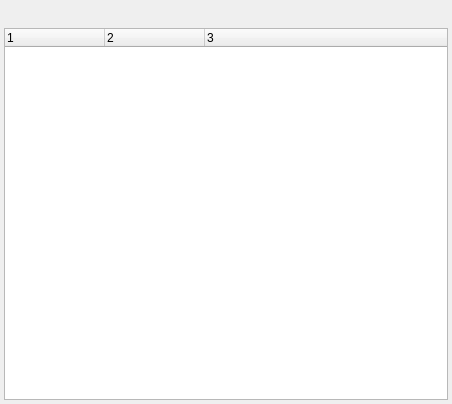
<?xml version="1.0" encoding="UTF-8"?>
<ui version="4.0">
 <class>GuiShareLocalWidget</class>
 <widget class="QWidget" name="GuiShareLocalWidget">
  <property name="geometry">
   <rect>
    <x>0</x>
    <y>0</y>
    <width>452</width>
    <height>404</height>
   </rect>
  </property>
  <property name="windowTitle">
   <string>Form</string>
  </property>
  <layout class="QGridLayout" name="gridLayout">
   <property name="leftMargin">
    <number>4</number>
   </property>
   <property name="topMargin">
    <number>4</number>
   </property>
   <property name="rightMargin">
    <number>4</number>
   </property>
   <property name="bottomMargin">
    <number>4</number>
   </property>
   <property name="spacing">
    <number>4</number>
   </property>
   <item row="0" column="0">
    <widget class="QLabel" name="mp_lTitle">
     <property name="sizePolicy">
      <sizepolicy hsizetype="Expanding" vsizetype="Minimum">
       <horstretch>0</horstretch>
       <verstretch>0</verstretch>
      </sizepolicy>
     </property>
     <property name="minimumSize">
      <size>
       <width>0</width>
       <height>20</height>
      </size>
     </property>
     <property name="text">
      <string/>
     </property>
     <property name="alignment">
      <set>Qt::AlignCenter</set>
     </property>
    </widget>
   </item>
   <item row="1" column="0">
    <widget class="QTreeWidget" name="mp_twMyShares">
     <property name="selectionMode">
      <enum>QAbstractItemView::SingleSelection</enum>
     </property>
     <property name="columnCount">
      <number>3</number>
     </property>
     <attribute name="headerStretchLastSection">
      <bool>true</bool>
     </attribute>
     <column>
      <property name="text">
       <string notr="true">1</string>
      </property>
     </column>
     <column>
      <property name="text">
       <string>2</string>
      </property>
     </column>
     <column>
      <property name="text">
       <string notr="true">3</string>
      </property>
     </column>
    </widget>
   </item>
  </layout>
 </widget>
 <tabstops>
  <tabstop>mp_twMyShares</tabstop>
 </tabstops>
 <resources/>
 <connections/>
</ui>
